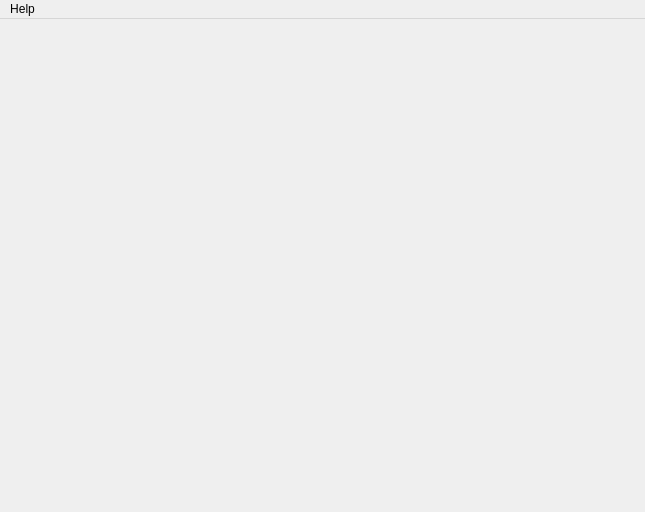
<?xml version="1.0" encoding="UTF-8"?>
<ui version="4.0">
 <class>MainWindow</class>
 <widget class="QMainWindow" name="MainWindow">
  <property name="geometry">
   <rect>
    <x>0</x>
    <y>0</y>
    <width>645</width>
    <height>512</height>
   </rect>
  </property>
  <property name="windowTitle">
   <string>MainWindow</string>
  </property>
  <widget class="QWidget" name="centralWidget">
   <layout class="QVBoxLayout" name="verticalLayout"/>
  </widget>
  <widget class="QMenuBar" name="menuBar">
   <property name="geometry">
    <rect>
     <x>0</x>
     <y>0</y>
     <width>645</width>
     <height>21</height>
    </rect>
   </property>
   <widget class="QMenu" name="menuHelp">
    <property name="title">
     <string>Help</string>
    </property>
    <addaction name="actionAbout"/>
    <addaction name="actionAbout_Qt"/>
   </widget>
   <addaction name="menuHelp"/>
  </widget>
  <action name="actionAbout">
   <property name="text">
    <string>About</string>
   </property>
  </action>
  <action name="actionAbout_Qt">
   <property name="text">
    <string>About Qt</string>
   </property>
  </action>
 </widget>
 <layoutdefault spacing="6" margin="11"/>
 <resources/>
 <connections/>
</ui>
